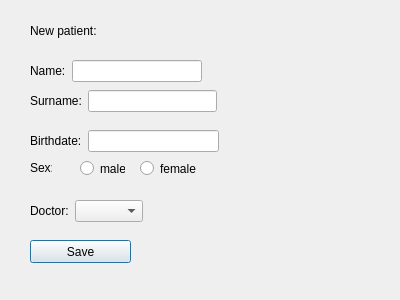
<?xml version="1.0" encoding="UTF-8"?>
<ui version="4.0">
 <class>AdminNewPatient</class>
 <widget class="QDialog" name="AdminNewPatient">
  <property name="geometry">
   <rect>
    <x>0</x>
    <y>0</y>
    <width>400</width>
    <height>300</height>
   </rect>
  </property>
  <property name="windowTitle">
   <string>Dialog</string>
  </property>
  <widget class="QLabel" name="label">
   <property name="geometry">
    <rect>
     <x>30</x>
     <y>20</y>
     <width>141</width>
     <height>21</height>
    </rect>
   </property>
   <property name="text">
    <string>New patient:</string>
   </property>
  </widget>
  <widget class="QLabel" name="label_3">
   <property name="geometry">
    <rect>
     <x>30</x>
     <y>160</y>
     <width>22</width>
     <height>16</height>
    </rect>
   </property>
   <property name="text">
    <string>Sex:</string>
   </property>
  </widget>
  <widget class="QPushButton" name="pushButton_save">
   <property name="geometry">
    <rect>
     <x>30</x>
     <y>240</y>
     <width>101</width>
     <height>23</height>
    </rect>
   </property>
   <property name="text">
    <string>Save</string>
   </property>
  </widget>
  <widget class="QRadioButton" name="radioButton_female">
   <property name="geometry">
    <rect>
     <x>140</x>
     <y>160</y>
     <width>82</width>
     <height>17</height>
    </rect>
   </property>
   <property name="text">
    <string>female</string>
   </property>
  </widget>
  <widget class="QWidget" name="">
   <property name="geometry">
    <rect>
     <x>30</x>
     <y>60</y>
     <width>172</width>
     <height>22</height>
    </rect>
   </property>
   <layout class="QHBoxLayout" name="horizontalLayout_6">
    <item>
     <widget class="QLabel" name="label_2">
      <property name="text">
       <string>Name:</string>
      </property>
     </widget>
    </item>
    <item>
     <widget class="QLineEdit" name="lineEdit_name"/>
    </item>
   </layout>
  </widget>
  <widget class="QWidget" name="">
   <property name="geometry">
    <rect>
     <x>30</x>
     <y>90</y>
     <width>187</width>
     <height>22</height>
    </rect>
   </property>
   <layout class="QHBoxLayout" name="horizontalLayout_7">
    <item>
     <widget class="QLabel" name="label_11">
      <property name="text">
       <string>Surname:</string>
      </property>
     </widget>
    </item>
    <item>
     <widget class="QLineEdit" name="lineEdit_surname"/>
    </item>
   </layout>
  </widget>
  <widget class="QWidget" name="">
   <property name="geometry">
    <rect>
     <x>30</x>
     <y>130</y>
     <width>189</width>
     <height>22</height>
    </rect>
   </property>
   <layout class="QHBoxLayout" name="horizontalLayout_8">
    <item>
     <widget class="QLabel" name="label_10">
      <property name="text">
       <string>Birthdate:</string>
      </property>
     </widget>
    </item>
    <item>
     <widget class="QLineEdit" name="lineEdit_birthdate"/>
    </item>
   </layout>
  </widget>
  <widget class="QWidget" name="">
   <property name="geometry">
    <rect>
     <x>30</x>
     <y>200</y>
     <width>113</width>
     <height>22</height>
    </rect>
   </property>
   <layout class="QHBoxLayout" name="horizontalLayout_10">
    <item>
     <widget class="QLabel" name="label_9">
      <property name="text">
       <string>Doctor:</string>
      </property>
     </widget>
    </item>
    <item>
     <widget class="QComboBox" name="comboBox"/>
    </item>
   </layout>
  </widget>
  <widget class="QRadioButton" name="radioButton_male">
   <property name="geometry">
    <rect>
     <x>80</x>
     <y>160</y>
     <width>45</width>
     <height>17</height>
    </rect>
   </property>
   <property name="text">
    <string>male</string>
   </property>
  </widget>
 </widget>
 <resources/>
 <connections/>
</ui>
